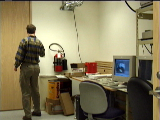
//> input picture 三帧帧差法/00.bmp, 160 x 120 px
$ ./三帧帧差法_图片   (built with g++ and OpenCV 4)
//> lines starting //> are read from the running program, lines starting //| are printed output that depends on the picture; after the words box and inside, x2 and y2 are one past the last pixel; in counts of white or black regions, pixels touching at a corner belong together
//����������������������ͷ�ļ�
#include <opencv2/opencv.hpp>

//�����ռ���������
using namespace cv;
using namespace std;

int main()
{
	Mat src0,src1,src2,dst0,dst1,dst2,dst3,tempframe;
	src0=imread("00.bmp");
//> src0 is the input picture: 120 rows x 160 cols, CV_8UC3; mean B, G, R 92.7, 124.4, 133.9
	src1=imread("01.bmp");//����ͼ��
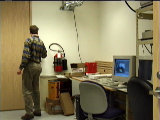
//> input picture 三帧帧差法/01.bmp, 160 x 120 px
//> src1 is the input picture: 120 rows x 160 cols, CV_8UC3; mean B, G, R 90.5, 122.3, 132
	src2=imread("02.bmp");
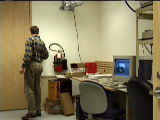
//> input picture 三帧帧差法/02.bmp, 160 x 120 px
//> src2 is the input picture: 120 rows x 160 cols, CV_8UC3; mean B, G, R 89, 120.6, 130.4

	cvtColor(src0,dst0,CV_BGR2GRAY);
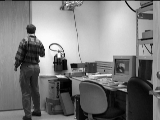
//> dst0: 120 rows x 160 cols, CV_8UC1; min 1, max 254, mean 123.6
	cvtColor(src1,dst1,CV_BGR2GRAY);//ת��Ϊ�Ҷ�ͼ
	cvtColor(src2,dst2,CV_BGR2GRAY);

	absdiff(dst0,dst1,dst1);//��֡��
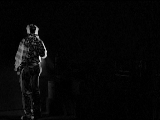
//> dst1: 120 rows x 160 cols, CV_8UC1; min 0, max 229, mean 6.6
	absdiff(dst1,dst2,dst2);//��֡��
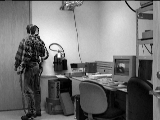
//> dst2: 120 rows x 160 cols, CV_8UC1; min 0, max 254, mean 114.5
	bitwise_and(dst1, dst2, dst3);

	threshold( dst3, tempframe, 20, 255, CV_THRESH_BINARY );//��ֵ��������Ϊ��ֵͼ
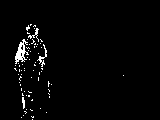
//> tempframe: 120 rows x 160 cols, CV_8UC1; 2.3% white in thin lines or dots, all inside (x1, y1, x2, y2) = (14, 24, 124, 120)
	dilate(tempframe, tempframe, Mat());//����
	erode(tempframe, tempframe, Mat());//��ʴ
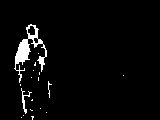
//> tempframe: 120 rows x 160 cols, CV_8UC1; 3.4% white; 18 white regions (15 under 20 px), largest, box (x1, y1, x2, y2) and area: (14, 24, 47, 83) 530, (21, 88, 32, 114) 66, (48, 81, 52, 98) 22

	//imshow("�Ҷ�ͼ", dst1);
	imshow("������ͼ", tempframe);


	waitKey(0);
    return 0;
}
